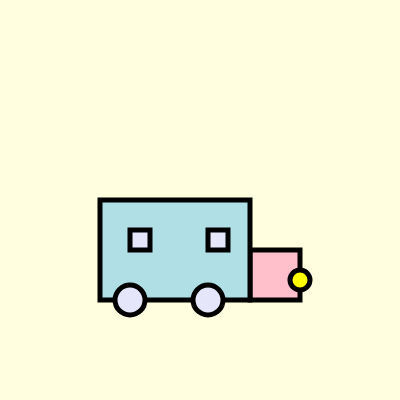
Frame 1 (no input)
Frame 60 (no input): identical to frame 1, image omitted
Frame 120 (the mouse pressed at the canvas centre since frame 60): identical to frame 1, image omitted

The p5.js sketch that drew this single still picture (run headless with seeded random() and noise() and a simulated clock; from frame 60 on, the mouse is pressed at the canvas centre):

// p5.js sketch
// ── sketch.js
// I really like the concept ,we both worked together and 
// shared ideas so we equally were involved in both projects.
// I tried to put function to make it change color
// hopefully it works.



var value='powderblue';

function setup() {
 createCanvas(400, 400);
}

function draw() {
  background('lightyellow');
  strokeWeight(5);
  
  fill('pink');
  rect(250, 250, 50, 50);//car bumper
  fill('yellow');
  ellipse(300,280,20,20);//headlights
  fill(value);
  rect(100, 200, 150, 100);// body
  fill('lavender');
  rect(130, 230, 20, 20);//window
  rect(208, 230, 20, 20);//window
  ellipse(130, 300, 30, 30);//tires
  ellipse(208, 300, 30, 30);//tires
}
  function mouseClicked(){//to change color
     if (value=='powderblue') 
     {
        value='lightcoral';
     }
     else{
        value='powderblue';
     }
     
  }

  
